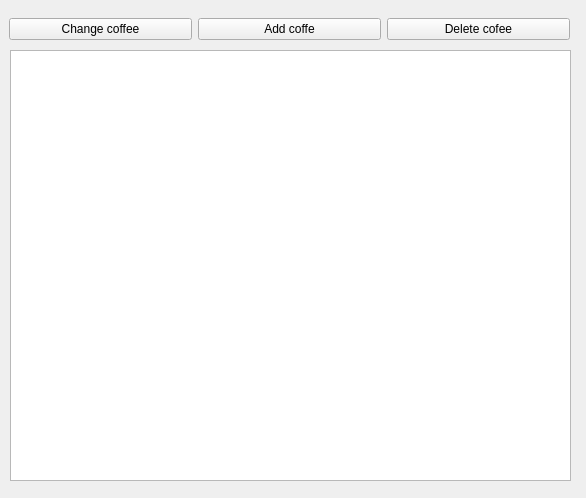
<?xml version="1.0" encoding="UTF-8"?>
<ui version="4.0">
 <class>Form</class>
 <widget class="QWidget" name="Form">
  <property name="geometry">
   <rect>
    <x>0</x>
    <y>0</y>
    <width>586</width>
    <height>498</height>
   </rect>
  </property>
  <property name="windowTitle">
   <string>Form</string>
  </property>
  <widget class="QTableWidget" name="tableWidget">
   <property name="geometry">
    <rect>
     <x>10</x>
     <y>50</y>
     <width>561</width>
     <height>431</height>
    </rect>
   </property>
  </widget>
  <widget class="QWidget" name="">
   <property name="geometry">
    <rect>
     <x>9</x>
     <y>9</y>
     <width>561</width>
     <height>41</height>
    </rect>
   </property>
   <layout class="QHBoxLayout" name="horizontalLayout">
    <item>
     <widget class="QPushButton" name="pushButton_2">
      <property name="text">
       <string>Change coffee</string>
      </property>
     </widget>
    </item>
    <item>
     <widget class="QPushButton" name="pushButton">
      <property name="text">
       <string>Add coffe</string>
      </property>
     </widget>
    </item>
    <item>
     <widget class="QPushButton" name="pushButton_3">
      <property name="text">
       <string>Delete cofee</string>
      </property>
     </widget>
    </item>
   </layout>
  </widget>
 </widget>
 <resources/>
 <connections/>
</ui>
